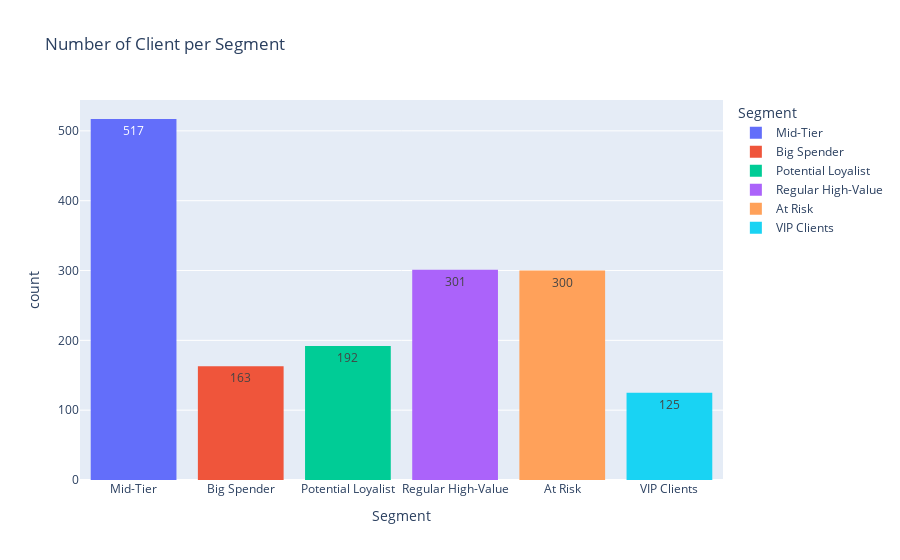

The code cell stored with this chart in its notebook:
### Code cell
fig_counts = px.histogram(client_agg_df, 
                          x='Segment', 
                          title='Number of Client per Segment', 
                          color='Segment', 
                          text_auto=True)
fig_counts.show()

### Figure 1 — Plotly figure (JSON) as saved in the notebook; plotly's stock layout.template omitted (floating-point values rounded to 4 significant figures; data arrays with more than 128 entries replaced by an {"elided": "..."} marker saying what was removed)
{"data": [{"bingroup": "x", "hovertemplate": "Segment=%{x}<br>count=%{y}<extra></extra>", "legendgroup": "Mid-Tier", "marker": {"color": "#636efa", "pattern": {"shape": ""}}, "name": "Mid-Tier", "orientation": "v", "showlegend": true, "texttemplate": "%{value}", "type": "histogram", "x": {"elided": "517 str values"}, "xaxis": "x", "yaxis": "y"}, {"bingroup": "x", "hovertemplate": "Segment=%{x}<br>count=%{y}<extra></extra>", "legendgroup": "Big Spender", "marker": {"color": "#EF553B", "pattern": {"shape": ""}}, "name": "Big Spender", "orientation": "v", "showlegend": true, "texttemplate": "%{value}", "type": "histogram", "x": {"elided": "163 str values"}, "xaxis": "x", "yaxis": "y"}, {"bingroup": "x", "hovertemplate": "Segment=%{x}<br>count=%{y}<extra></extra>", "legendgroup": "Potential Loyalist", "marker": {"color": "#00cc96", "pattern": {"shape": ""}}, "name": "Potential Loyalist", "orientation": "v", "showlegend": true, "texttemplate": "%{value}", "type": "histogram", "x": {"elided": "192 str values"}, "xaxis": "x", "yaxis": "y"}, {"bingroup": "x", "hovertemplate": "Segment=%{x}<br>count=%{y}<extra></extra>", "legendgroup": "Regular High-Value", "marker": {"color": "#ab63fa", "pattern": {"shape": ""}}, "name": "Regular High-Value", "orientation": "v", "showlegend": true, "texttemplate": "%{value}", "type": "histogram", "x": {"elided": "301 str values"}, "xaxis": "x", "yaxis": "y"}, {"bingroup": "x", "hovertemplate": "Segment=%{x}<br>count=%{y}<extra></extra>", "legendgroup": "At Risk", "marker": {"color": "#FFA15A", "pattern": {"shape": ""}}, "name": "At Risk", "orientation": "v", "showlegend": true, "texttemplate": "%{value}", "type": "histogram", "x": {"elided": "300 str values"}, "xaxis": "x", "yaxis": "y"}, {"bingroup": "x", "hovertemplate": "Segment=%{x}<br>count=%{y}<extra></extra>", "legendgroup": "VIP Clients", "marker": {"color": "#19d3f3", "pattern": {"shape": ""}}, "name": "VIP Clients", "orientation": "v", "showlegend": true, "texttemplate": "%{value}", "type": "histogram", "x": ["VIP Clients", "VIP Clients", "VIP Clients", "VIP Clients", "VIP Clients", "VIP Clients", "VIP Clients", "VIP Clients", "VIP Clients", "VIP Clients", "VIP Clients", "VIP Clients", "VIP Clients", "VIP Clients", "VIP Clients", "VIP Clients", "VIP Clients", "VIP Clients", "VIP Clients", "VIP Clients", "VIP Clients", "VIP Clients", "VIP Clients", "VIP Clients", "VIP Clients", "VIP Clients", "VIP Clients", "VIP Clients", "VIP Clients", "VIP Clients", "VIP Clients", "VIP Clients", "VIP Clients", "VIP Clients", "VIP Clients", "VIP Clients", "VIP Clients", "VIP Clients", "VIP Clients", "VIP Clients", "VIP Clients", "VIP Clients", "VIP Clients", "VIP Clients", "VIP Clients", "VIP Clients", "VIP Clients", "VIP Clients", "VIP Clients", "VIP Clients", "VIP Clients", "VIP Clients", "VIP Clients", "VIP Clients", "VIP Clients", "VIP Clients", "VIP Clients", "VIP Clients", "VIP Clients", "VIP Clients", "VIP Clients", "VIP Clients", "VIP Clients", "VIP Clients", "VIP Clients", "VIP Clients", "VIP Clients", "VIP Clients", "VIP Clients", "VIP Clients", "VIP Clients", "VIP Clients", "VIP Clients", "VIP Clients", "VIP Clients", "VIP Clients", "VIP Clients", "VIP Clients", "VIP Clients", "VIP Clients", "VIP Clients", "VIP Clients", "VIP Clients", "VIP Clients", "VIP Clients", "VIP Clients", "VIP Clients", "VIP Clients", "VIP Clients", "VIP Clients", "VIP Clients", "VIP Clients", "VIP Clients", "VIP Clients", "VIP Clients", "VIP Clients", "VIP Clients", "VIP Clients", "VIP Clients", "VIP Clients", "VIP Clients", "VIP Clients", "VIP Clients", "VIP Clients", "VIP Clients", "VIP Clients", "VIP Clients", "VIP Clients", "VIP Clients", "VIP Clients", "VIP Clients", "VIP Clients", "VIP Clients", "VIP Clients", "VIP Clients", "VIP Clients", "VIP Clients", "VIP Clients", "VIP Clients", "VIP Clients", "VIP Clients", "VIP Clients", "VIP Clients", "VIP Clients", "VIP Clients"], "xaxis": "x", "yaxis": "y"}], "layout": {"barmode": "relative", "legend": {"title": {"text": "Segment"}, "tracegroupgap": 0}, "title": {"text": "Number of Client per Segment"}, "xaxis": {"anchor": "y", "categoryarray": ["Mid-Tier", "Big Spender", "Potential Loyalist", "Regular High-Value", "At Risk", "VIP Clients"], "categoryorder": "array", "domain": [0, 1], "title": {"text": "Segment"}}, "yaxis": {"anchor": "x", "domain": [0, 1], "title": {"text": "count"}}}}
